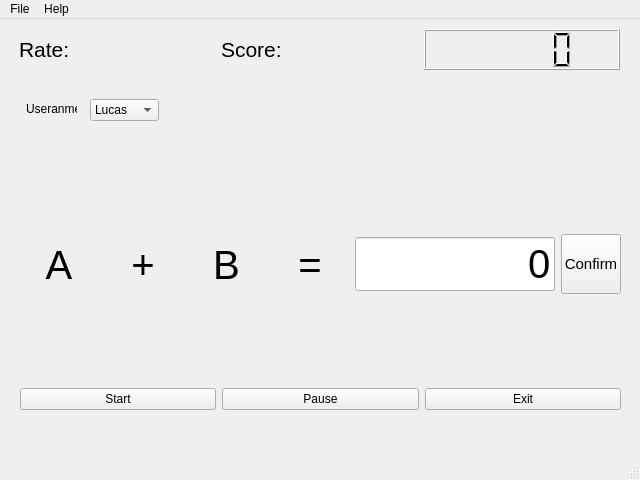
<?xml version="1.0" encoding="UTF-8"?>
<ui version="4.0">
 <class>MainWindow</class>
 <widget class="QMainWindow" name="MainWindow">
  <property name="geometry">
   <rect>
    <x>0</x>
    <y>0</y>
    <width>640</width>
    <height>480</height>
   </rect>
  </property>
  <property name="windowTitle">
   <string>Math Game</string>
  </property>
  <widget class="QWidget" name="centralwidget">
   <widget class="QWidget" name="horizontalLayoutWidget">
    <property name="geometry">
     <rect>
      <x>19</x>
      <y>10</y>
      <width>601</width>
      <height>41</height>
     </rect>
    </property>
    <layout class="QHBoxLayout" name="horizontalLayout">
     <item>
      <widget class="QLabel" name="label_2">
       <property name="font">
        <font>
         <pointsize>16</pointsize>
        </font>
       </property>
       <property name="text">
        <string>Rate:</string>
       </property>
      </widget>
     </item>
     <item>
      <widget class="QLabel" name="label">
       <property name="font">
        <font>
         <pointsize>16</pointsize>
        </font>
       </property>
       <property name="text">
        <string>Score:</string>
       </property>
      </widget>
     </item>
     <item>
      <widget class="QLCDNumber" name="lcdNumber"/>
     </item>
    </layout>
   </widget>
   <widget class="QWidget" name="horizontalLayoutWidget_2">
    <property name="geometry">
     <rect>
      <x>20</x>
      <y>360</y>
      <width>601</width>
      <height>41</height>
     </rect>
    </property>
    <layout class="QHBoxLayout" name="horizontalLayout_2">
     <item>
      <widget class="QPushButton" name="pushButton_3">
       <property name="text">
        <string>Start</string>
       </property>
      </widget>
     </item>
     <item>
      <widget class="QPushButton" name="pushButton_2">
       <property name="text">
        <string>Pause</string>
       </property>
      </widget>
     </item>
     <item>
      <widget class="QPushButton" name="pushButton">
       <property name="text">
        <string>Exit</string>
       </property>
      </widget>
     </item>
    </layout>
   </widget>
   <widget class="QWidget" name="horizontalLayoutWidget_3">
    <property name="geometry">
     <rect>
      <x>20</x>
      <y>140</y>
      <width>601</width>
      <height>211</height>
     </rect>
    </property>
    <layout class="QHBoxLayout" name="horizontalLayout_3">
     <item>
      <widget class="QLabel" name="A_label">
       <property name="font">
        <font>
         <pointsize>30</pointsize>
        </font>
       </property>
       <property name="cursor">
        <cursorShape>CrossCursor</cursorShape>
       </property>
       <property name="text">
        <string>A</string>
       </property>
       <property name="alignment">
        <set>Qt::AlignCenter</set>
       </property>
      </widget>
     </item>
     <item>
      <widget class="QLabel" name="sign_label">
       <property name="font">
        <font>
         <pointsize>30</pointsize>
        </font>
       </property>
       <property name="text">
        <string>+</string>
       </property>
       <property name="alignment">
        <set>Qt::AlignCenter</set>
       </property>
      </widget>
     </item>
     <item>
      <widget class="QLabel" name="B_label">
       <property name="font">
        <font>
         <pointsize>30</pointsize>
        </font>
       </property>
       <property name="text">
        <string>B</string>
       </property>
       <property name="alignment">
        <set>Qt::AlignCenter</set>
       </property>
      </widget>
     </item>
     <item>
      <widget class="QLabel" name="label_3">
       <property name="font">
        <font>
         <pointsize>30</pointsize>
        </font>
       </property>
       <property name="text">
        <string>=</string>
       </property>
       <property name="alignment">
        <set>Qt::AlignCenter</set>
       </property>
      </widget>
     </item>
     <item>
      <widget class="QLineEdit" name="lineEdit">
       <property name="maximumSize">
        <size>
         <width>200</width>
         <height>16777215</height>
        </size>
       </property>
       <property name="font">
        <font>
         <pointsize>30</pointsize>
        </font>
       </property>
       <property name="cursor">
        <cursorShape>UpArrowCursor</cursorShape>
       </property>
       <property name="text">
        <string>0</string>
       </property>
       <property name="maxLength">
        <number>8</number>
       </property>
       <property name="alignment">
        <set>Qt::AlignRight|Qt::AlignTrailing|Qt::AlignVCenter</set>
       </property>
      </widget>
     </item>
     <item>
      <widget class="QPushButton" name="confirmButton">
       <property name="minimumSize">
        <size>
         <width>60</width>
         <height>60</height>
        </size>
       </property>
       <property name="maximumSize">
        <size>
         <width>60</width>
         <height>60</height>
        </size>
       </property>
       <property name="font">
        <font>
         <pointsize>11</pointsize>
        </font>
       </property>
       <property name="text">
        <string>Confirm</string>
       </property>
      </widget>
     </item>
    </layout>
   </widget>
   <widget class="QLabel" name="Display_Label">
    <property name="geometry">
     <rect>
      <x>200</x>
      <y>69</y>
      <width>421</width>
      <height>61</height>
     </rect>
    </property>
    <property name="font">
     <font>
      <pointsize>40</pointsize>
     </font>
    </property>
    <property name="text">
     <string/>
    </property>
   </widget>
   <widget class="QComboBox" name="UsernameBox">
    <property name="geometry">
     <rect>
      <x>90</x>
      <y>80</y>
      <width>69</width>
      <height>22</height>
     </rect>
    </property>
    <item>
     <property name="text">
      <string>Lucas</string>
     </property>
    </item>
    <item>
     <property name="text">
      <string>Luna</string>
     </property>
    </item>
    <item>
     <property name="text">
      <string>Sasha</string>
     </property>
    </item>
    <item>
     <property name="text">
      <string>Alex</string>
     </property>
    </item>
   </widget>
   <widget class="QLabel" name="label_4">
    <property name="geometry">
     <rect>
      <x>26</x>
      <y>80</y>
      <width>51</width>
      <height>20</height>
     </rect>
    </property>
    <property name="text">
     <string>Useranme:</string>
    </property>
   </widget>
  </widget>
  <widget class="QMenuBar" name="menubar">
   <property name="geometry">
    <rect>
     <x>0</x>
     <y>0</y>
     <width>640</width>
     <height>21</height>
    </rect>
   </property>
   <widget class="QMenu" name="menuHelp">
    <property name="title">
     <string>File</string>
    </property>
   </widget>
   <widget class="QMenu" name="menuHelp_2">
    <property name="title">
     <string>Help</string>
    </property>
   </widget>
   <addaction name="menuHelp"/>
   <addaction name="menuHelp_2"/>
  </widget>
  <widget class="QStatusBar" name="statusbar"/>
 </widget>
 <resources/>
 <connections>
  <connection>
   <sender>pushButton</sender>
   <signal>clicked()</signal>
   <receiver>MainWindow</receiver>
   <slot>close()</slot>
   <hints>
    <hint type="sourcelabel">
     <x>521</x>
     <y>401</y>
    </hint>
    <hint type="destinationlabel">
     <x>319</x>
     <y>239</y>
    </hint>
   </hints>
  </connection>
 </connections>
</ui>
